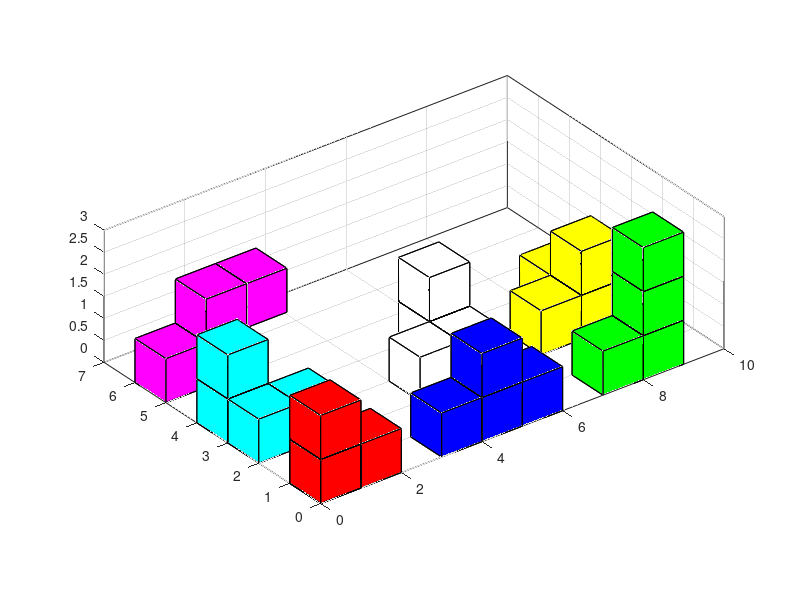

Source code (MATLAB):
close all

%Creates a single cube
X=[0 1 1 0;0 1 1 0;0 1 1 0;0 0 1 1;1 1 1 1;0 0 0 0]';
Y=[0 0 0 0;0 0 1 1;1 1 1 1;0 1 1 0;1 1 0 0;1 0 0 1]';
Z=[0 0 1 1;1 1 1 1;1 1 0 0;0 0 0 0;0 1 1 0;1 1 0 0]';

redx=[X X+1 X X];
redy=[Y Y Y Y];
redz=[Z Z Z Z+1];
red=[reshape(redx,1,4*24);reshape(redy,1,4*24);reshape(redz,1,4*24);ones(1,4*24)];
Red=fill3(redx,redy,redz,'Red');

hold on

bluex=[X+3 X+4 X+5 X+4];
bluey=[Y Y Y Y];
bluez=[Z Z Z Z+1];
blue=[reshape(bluex,1,4*24);reshape(bluey,1,4*24);reshape(bluez,1,4*24);ones(1,4*24)];
Blue=fill3(bluex,bluey,bluez,'Blue');

greenx=[X+7 X+8 X+8 X+8];
greeny=[Y Y Y Y];
greenz=[Z Z Z+1 Z+2];
green=[reshape(greenx,1,4*24);reshape(greeny,1,4*24);reshape(greenz,1,4*24);ones(1,4*24)];
Green=fill3(greenx,greeny,greenz,'Green');

cyanx=[X X+1 X X];
cyany=[Y+2 Y+2 Y+3 Y+3];
cyanz=[Z Z Z Z+1];
cyan=[reshape(cyanx,1,4*24);reshape(cyany,1,4*24);reshape(cyanz,1,4*24);ones(1,4*24)];
Cyan=fill3(cyanx,cyany,cyanz,'Cyan');

whitex=[X+4 X+5 X+5 X+5];
whitey=[Y+2 Y+2 Y+3 Y+3];
whitez=[Z Z Z Z+1];
white=[reshape(whitex,1,4*24);reshape(whitey,1,4*24);reshape(whitez,1,4*24);ones(1,4*24)];
White=fill3(whitex,whitey,whitez,'White');

yellowx=[X+7 X+8 X+8 X+8];
yellowy=[Y+2 Y+2 Y+3 Y+2];
yellowz=[Z Z Z Z+1];
yellow=[reshape(yellowx,1,4*24);reshape(yellowy,1,4*24);reshape(yellowz,1,4*24);ones(1,4*24)];
Yellow=fill3(yellowx,yellowy,yellowz,'Yellow');

magentax=[X X+1 X+1 X+2];
magentay=[Y+5 Y+5 Y+5 Y+5];
magentaz=[Z Z Z+1 Z+1];
magenta=[reshape(magentax,1,4*24);reshape(magentay,1,4*24);reshape(magentaz,1,4*24);ones(1,4*24)];
Magenta=fill3(magentax,magentay,magentaz,'Magenta');

axis equal
grid on
axis([0 10 0 7 0 3])